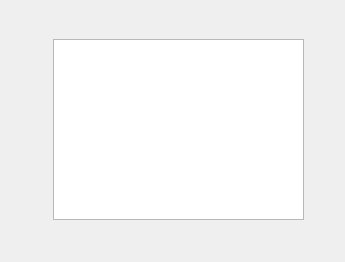
<?xml version="1.0" encoding="UTF-8"?>
<ui version="4.0">
 <class>TFormDoc</class>
 <widget class="QWidget" name="TFormDoc">
  <property name="geometry">
   <rect>
    <x>0</x>
    <y>0</y>
    <width>345</width>
    <height>262</height>
   </rect>
  </property>
  <property name="windowTitle">
   <string>Form</string>
  </property>
  <widget class="QPlainTextEdit" name="plainTextEdit">
   <property name="geometry">
    <rect>
     <x>53</x>
     <y>39</y>
     <width>251</width>
     <height>181</height>
    </rect>
   </property>
  </widget>
  <action name="actPaste">
   <property name="icon">
    <iconset resource="res.qrc">
     <normaloff>:/images/images/204.bmp</normaloff>:/images/images/204.bmp</iconset>
   </property>
   <property name="text">
    <string>粘贴</string>
   </property>
   <property name="toolTip">
    <string>粘贴</string>
   </property>
   <property name="shortcut">
    <string>Ctrl+V</string>
   </property>
  </action>
  <action name="actFont">
   <property name="icon">
    <iconset resource="res.qrc">
     <normaloff>:/images/images/506.bmp</normaloff>:/images/images/506.bmp</iconset>
   </property>
   <property name="text">
    <string>字体</string>
   </property>
   <property name="toolTip">
    <string>设置字体</string>
   </property>
  </action>
  <action name="actClose">
   <property name="icon">
    <iconset resource="res.qrc">
     <normaloff>:/images/images/132.bmp</normaloff>:/images/images/132.bmp</iconset>
   </property>
   <property name="text">
    <string>关闭</string>
   </property>
   <property name="toolTip">
    <string>关闭本窗口</string>
   </property>
  </action>
  <action name="actUndo">
   <property name="icon">
    <iconset resource="res.qrc">
     <normaloff>:/images/images/206.bmp</normaloff>:/images/images/206.bmp</iconset>
   </property>
   <property name="text">
    <string>撤销</string>
   </property>
   <property name="toolTip">
    <string>撤销编辑操作</string>
   </property>
   <property name="shortcut">
    <string>Ctrl+Z</string>
   </property>
  </action>
  <action name="actRedo">
   <property name="icon">
    <iconset resource="res.qrc">
     <normaloff>:/images/images/208.bmp</normaloff>:/images/images/208.bmp</iconset>
   </property>
   <property name="text">
    <string>重复</string>
   </property>
   <property name="toolTip">
    <string>重复编辑操作</string>
   </property>
  </action>
  <action name="actSave">
   <property name="icon">
    <iconset resource="res.qrc">
     <normaloff>:/images/images/104.bmp</normaloff>:/images/images/104.bmp</iconset>
   </property>
   <property name="text">
    <string>保存</string>
   </property>
   <property name="toolTip">
    <string>取消修改标志</string>
   </property>
  </action>
  <action name="actCopy">
   <property name="icon">
    <iconset resource="res.qrc">
     <normaloff>:/images/images/202.bmp</normaloff>:/images/images/202.bmp</iconset>
   </property>
   <property name="text">
    <string>复制</string>
   </property>
   <property name="toolTip">
    <string>复制</string>
   </property>
   <property name="shortcut">
    <string>Ctrl+C</string>
   </property>
  </action>
  <action name="actCut">
   <property name="icon">
    <iconset resource="res.qrc">
     <normaloff>:/images/images/200.bmp</normaloff>:/images/images/200.bmp</iconset>
   </property>
   <property name="text">
    <string>剪切</string>
   </property>
   <property name="toolTip">
    <string>剪切</string>
   </property>
   <property name="shortcut">
    <string>Ctrl+X</string>
   </property>
  </action>
  <action name="actOpen">
   <property name="icon">
    <iconset resource="res.qrc">
     <normaloff>:/images/images/122.bmp</normaloff>:/images/images/122.bmp</iconset>
   </property>
   <property name="text">
    <string>打开</string>
   </property>
   <property name="toolTip">
    <string>打开文件</string>
   </property>
  </action>
 </widget>
 <resources>
  <include location="res.qrc"/>
 </resources>
 <connections>
  <connection>
   <sender>actCopy</sender>
   <signal>triggered()</signal>
   <receiver>plainTextEdit</receiver>
   <slot>copy()</slot>
   <hints>
    <hint type="sourcelabel">
     <x>-1</x>
     <y>-1</y>
    </hint>
    <hint type="destinationlabel">
     <x>151</x>
     <y>124</y>
    </hint>
   </hints>
  </connection>
  <connection>
   <sender>actCut</sender>
   <signal>triggered()</signal>
   <receiver>plainTextEdit</receiver>
   <slot>cut()</slot>
   <hints>
    <hint type="sourcelabel">
     <x>-1</x>
     <y>-1</y>
    </hint>
    <hint type="destinationlabel">
     <x>151</x>
     <y>124</y>
    </hint>
   </hints>
  </connection>
  <connection>
   <sender>actPaste</sender>
   <signal>triggered()</signal>
   <receiver>plainTextEdit</receiver>
   <slot>paste()</slot>
   <hints>
    <hint type="sourcelabel">
     <x>-1</x>
     <y>-1</y>
    </hint>
    <hint type="destinationlabel">
     <x>151</x>
     <y>124</y>
    </hint>
   </hints>
  </connection>
  <connection>
   <sender>actRedo</sender>
   <signal>triggered()</signal>
   <receiver>plainTextEdit</receiver>
   <slot>redo()</slot>
   <hints>
    <hint type="sourcelabel">
     <x>-1</x>
     <y>-1</y>
    </hint>
    <hint type="destinationlabel">
     <x>151</x>
     <y>124</y>
    </hint>
   </hints>
  </connection>
  <connection>
   <sender>actClose</sender>
   <signal>triggered()</signal>
   <receiver>TFormDoc</receiver>
   <slot>close()</slot>
   <hints>
    <hint type="sourcelabel">
     <x>-1</x>
     <y>-1</y>
    </hint>
    <hint type="destinationlabel">
     <x>172</x>
     <y>130</y>
    </hint>
   </hints>
  </connection>
  <connection>
   <sender>actUndo</sender>
   <signal>triggered()</signal>
   <receiver>plainTextEdit</receiver>
   <slot>undo()</slot>
   <hints>
    <hint type="sourcelabel">
     <x>-1</x>
     <y>-1</y>
    </hint>
    <hint type="destinationlabel">
     <x>178</x>
     <y>129</y>
    </hint>
   </hints>
  </connection>
 </connections>
</ui>
